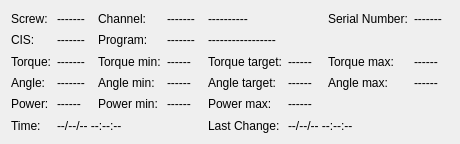
<?xml version="1.0" encoding="UTF-8"?>
<ui version="4.0">
 <class>ZScrewData</class>
 <widget class="QWidget" name="ZScrewData">
  <property name="geometry">
   <rect>
    <x>0</x>
    <y>0</y>
    <width>460</width>
    <height>144</height>
   </rect>
  </property>
  <property name="windowTitle">
   <string>Form</string>
  </property>
  <layout class="QGridLayout" name="gridLayout" rowminimumheight="0,1,1,1,0,0" columnminimumwidth="0,1,1,1,1,1,1,0">
   <item row="2" column="6">
    <widget class="QLabel" name="label_15">
     <property name="text">
      <string>Torque max:</string>
     </property>
    </widget>
   </item>
   <item row="2" column="3">
    <widget class="QLabel" name="screwtorquemin">
     <property name="text">
      <string>------</string>
     </property>
    </widget>
   </item>
   <item row="0" column="3">
    <widget class="QLabel" name="screwchannel">
     <property name="text">
      <string>-------</string>
     </property>
    </widget>
   </item>
   <item row="0" column="7">
    <widget class="QLabel" name="screwserialnumber">
     <property name="text">
      <string>-------</string>
     </property>
    </widget>
   </item>
   <item row="3" column="1">
    <widget class="QLabel" name="screwangle">
     <property name="text">
      <string>-------</string>
     </property>
    </widget>
   </item>
   <item row="4" column="5">
    <widget class="QLabel" name="screwpowermax">
     <property name="text">
      <string>------</string>
     </property>
    </widget>
   </item>
   <item row="0" column="2">
    <widget class="QLabel" name="label_2">
     <property name="text">
      <string>Channel: </string>
     </property>
    </widget>
   </item>
   <item row="3" column="6">
    <widget class="QLabel" name="label_16">
     <property name="text">
      <string>Angle max:</string>
     </property>
    </widget>
   </item>
   <item row="4" column="2">
    <widget class="QLabel" name="label_13">
     <property name="text">
      <string>Power min:</string>
     </property>
    </widget>
   </item>
   <item row="1" column="3">
    <widget class="QLabel" name="screwprogramnumber">
     <property name="text">
      <string>-------</string>
     </property>
    </widget>
   </item>
   <item row="3" column="3">
    <widget class="QLabel" name="screwanglemin">
     <property name="text">
      <string>------</string>
     </property>
    </widget>
   </item>
   <item row="1" column="0">
    <widget class="QLabel" name="label_3">
     <property name="text">
      <string>CIS:</string>
     </property>
    </widget>
   </item>
   <item row="2" column="1">
    <widget class="QLabel" name="screwtorque">
     <property name="text">
      <string>-------</string>
     </property>
    </widget>
   </item>
   <item row="3" column="5">
    <widget class="QLabel" name="screwangletarget">
     <property name="text">
      <string>------</string>
     </property>
    </widget>
   </item>
   <item row="4" column="4">
    <widget class="QLabel" name="label_14">
     <property name="text">
      <string>Power max:</string>
     </property>
    </widget>
   </item>
   <item row="1" column="1">
    <widget class="QLabel" name="screwvin">
     <property name="text">
      <string>-------</string>
     </property>
    </widget>
   </item>
   <item row="2" column="7">
    <widget class="QLabel" name="screwtorquemax">
     <property name="text">
      <string>------</string>
     </property>
    </widget>
   </item>
   <item row="4" column="0">
    <widget class="QLabel" name="label_12">
     <property name="text">
      <string>Power:</string>
     </property>
    </widget>
   </item>
   <item row="3" column="2">
    <widget class="QLabel" name="label_10">
     <property name="text">
      <string>Angle min:</string>
     </property>
    </widget>
   </item>
   <item row="2" column="2">
    <widget class="QLabel" name="label_7">
     <property name="text">
      <string>Torque min:</string>
     </property>
    </widget>
   </item>
   <item row="1" column="2">
    <widget class="QLabel" name="label_4">
     <property name="text">
      <string>Program:</string>
     </property>
    </widget>
   </item>
   <item row="1" column="4">
    <widget class="QLabel" name="screwprogramname">
     <property name="text">
      <string>-----------------</string>
     </property>
    </widget>
   </item>
   <item row="2" column="4">
    <widget class="QLabel" name="label_8">
     <property name="text">
      <string>Torque target:</string>
     </property>
    </widget>
   </item>
   <item row="2" column="5">
    <widget class="QLabel" name="screwtorquetarget">
     <property name="text">
      <string>------</string>
     </property>
    </widget>
   </item>
   <item row="2" column="0">
    <widget class="QLabel" name="label_6">
     <property name="text">
      <string>Torque:</string>
     </property>
    </widget>
   </item>
   <item row="0" column="4">
    <widget class="QLabel" name="screwchannelname">
     <property name="text">
      <string>----------</string>
     </property>
    </widget>
   </item>
   <item row="4" column="1">
    <widget class="QLabel" name="screwpower">
     <property name="text">
      <string>------</string>
     </property>
    </widget>
   </item>
   <item row="4" column="3">
    <widget class="QLabel" name="screwpowermin">
     <property name="text">
      <string>------</string>
     </property>
    </widget>
   </item>
   <item row="0" column="6">
    <widget class="QLabel" name="label_5">
     <property name="text">
      <string>Serial Number:</string>
     </property>
    </widget>
   </item>
   <item row="3" column="0">
    <widget class="QLabel" name="label_9">
     <property name="text">
      <string>Angle:</string>
     </property>
    </widget>
   </item>
   <item row="0" column="1">
    <widget class="QLabel" name="screwname">
     <property name="text">
      <string>-------</string>
     </property>
    </widget>
   </item>
   <item row="3" column="7">
    <widget class="QLabel" name="screwanglemax">
     <property name="text">
      <string>------</string>
     </property>
    </widget>
   </item>
   <item row="0" column="0">
    <widget class="QLabel" name="label">
     <property name="text">
      <string>Screw: </string>
     </property>
    </widget>
   </item>
   <item row="3" column="4">
    <widget class="QLabel" name="label_11">
     <property name="text">
      <string>Angle target:</string>
     </property>
    </widget>
   </item>
   <item row="5" column="0">
    <widget class="QLabel" name="label_17">
     <property name="text">
      <string>Time:</string>
     </property>
    </widget>
   </item>
   <item row="5" column="4">
    <widget class="QLabel" name="label_18">
     <property name="text">
      <string>Last Change:</string>
     </property>
    </widget>
   </item>
   <item row="5" column="1" colspan="3">
    <widget class="QLabel" name="screwtime">
     <property name="text">
      <string>--/--/-- --:--:--</string>
     </property>
    </widget>
   </item>
   <item row="5" column="5" colspan="3">
    <widget class="QLabel" name="screwlastchange">
     <property name="text">
      <string>--/--/-- --:--:--</string>
     </property>
    </widget>
   </item>
  </layout>
 </widget>
 <resources/>
 <connections/>
</ui>
